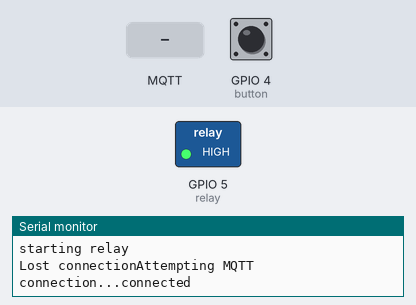
Bench run of a sketch on a simulated ESP8266 (NodeMCU). Shown: switched loads named in the sketch (green lamp = pin HIGH), the last lines printed to the serial monitor. The test bench sets the inputs (shaded band); at power-on: GPIO 4 (button) HIGH. No MQTT or app messages arrive unless stated.

Above: at 1.2 s.
1.3 s: GPIO 4 (button) pulled LOW for 0.15 s
At 1.6 s:
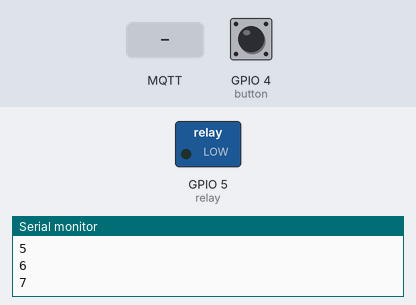
4.4 s: GPIO 4 (button) pulled LOW for 1 s
At 5.2 s:
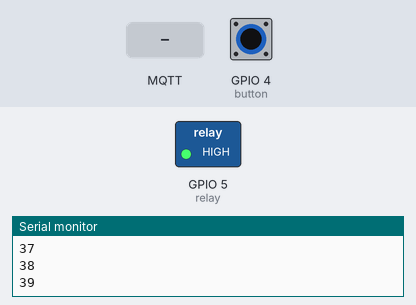
6.9 s: GPIO 4 (button) pulled LOW for 3.2 s
At 8.3 s:
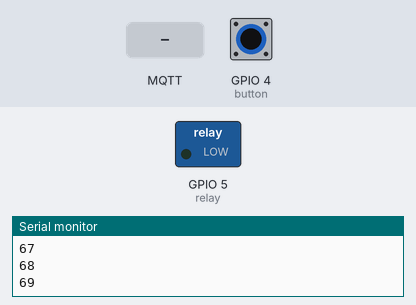
11.6 s: MQTT message "7" arrives on the first subscribed topic
At 13.0 s:
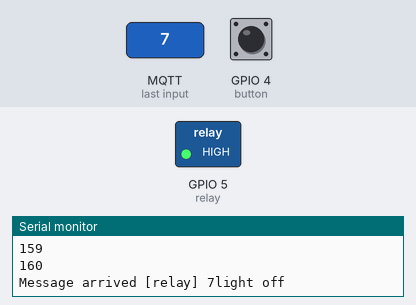
Timing chart, 0 to 14.6 s (numbered marks = the images above; inputs shaded):
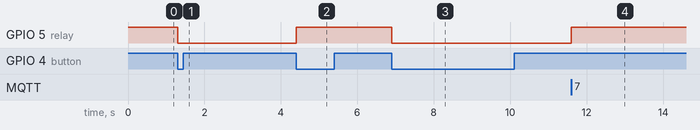

The sketch:

MQTTRelay.ino
```cpp
#include <EEPROM.h>
#include <ESP8266WiFi.h>
#include <PubSubClient.h>
#include <Wire.h>

// Connect to the WiFi
const char* ssid = "NETGEAR40";
const char* password = "littlegrasspineapple36282";
const char* mqtt_server = "10.0.0.200";

int relay=5;
int button=4;
int current=1;
int light=1;
long int c;

WiFiClient espClient;
PubSubClient client(espClient);

const byte ledPin = 2; // Pin with LED on Adafruit Huzzah

void callback(char* topic, byte* payload, unsigned int length) {
 Serial.print("Message arrived [");
 Serial.print(topic);
 Serial.print("] ");
 for (int i=0;i<length;i++) {
  char receivedChar = (char)payload[i];
  Serial.print(receivedChar);
  if (receivedChar == '6')
  // ESP8266 Huzzah outputs are "reversed"
  {
    light=0;
    Serial.println("light on");
    digitalWrite(relay,light);


    }
  if (receivedChar == '7')
  {
    light=1;
    Serial.println("light off");
    digitalWrite(relay,light);


    }
  }
  Serial.println();
}


void reconnect() {
 // Loop until we're reconnected
 while (!client.connected()) {

 Serial.print("Attempting MQTT connection...");
 // Attempt to connect
 if (client.connect("ESP8266 Client2")) {
  Serial.println("connected");
  // ... and subscribe to topic
  client.subscribe("relay");
 } else {
  Serial.print("failed, rc=");
  Serial.print(client.state());
  Serial.println(" try again in 5 seconds");
  // Wait 5 seconds before retrying
  delay(5000);
  }

 }
}

void setup()
{


 Serial.begin(115200);

 client.setServer(mqtt_server, 1883);
 client.setCallback(callback);

  pinMode(relay,OUTPUT);
  pinMode(button, INPUT_PULLUP);

  digitalWrite(relay,light);
  Serial.println("starting relay");


}

void loop()
{
 if (!client.connected()) {
  Serial.print("Lost connection");
  reconnect();
 }
 client.loop();
 current = digitalRead(button);
  c=0;
  while (1!=current){
              //change relay
              Serial.println(c);
              if (0==c){
                Serial.println("switch pressed");
                if (light==1){
                  light=0;
                  Serial.println("light on");
                  digitalWrite(relay,light);
                  delay(10);

                }
                else if (light==0){
                  light=1;
                  Serial.println("light off");
                  digitalWrite(relay,light);
                  delay(10);

                }

              }
              current = digitalRead(button);
              delay(20);
              c=c+1;


  }

}
```

Measured:
- after the input at 1.3 s, GPIO 5 (relay): HIGH → LOW at once
- after the input at 4.4 s, GPIO 5 (relay): LOW → HIGH at once
- after the input at 6.9 s, GPIO 5 (relay): HIGH → LOW at once
- after the input at 11.6 s, GPIO 5 (relay): LOW → HIGH at once
